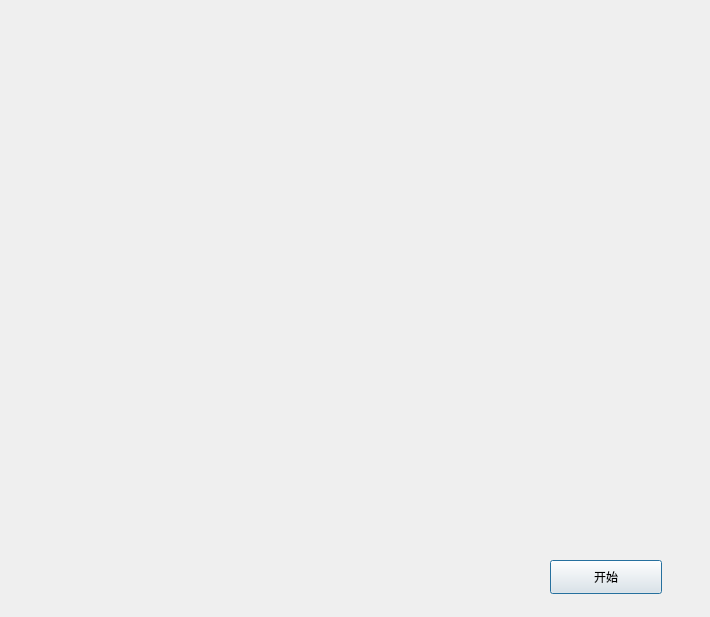
<?xml version="1.0" encoding="UTF-8"?>
<ui version="4.0">
 <class>Dialog</class>
 <widget class="QDialog" name="Dialog">
  <property name="geometry">
   <rect>
    <x>0</x>
    <y>0</y>
    <width>710</width>
    <height>617</height>
   </rect>
  </property>
  <property name="windowTitle">
   <string>Dialog</string>
  </property>
  <widget class="QPushButton" name="beginCapture">
   <property name="geometry">
    <rect>
     <x>550</x>
     <y>560</y>
     <width>112</width>
     <height>34</height>
    </rect>
   </property>
   <property name="text">
    <string>开始</string>
   </property>
  </widget>
 </widget>
 <layoutdefault spacing="6" margin="11"/>
 <resources/>
 <connections/>
</ui>
